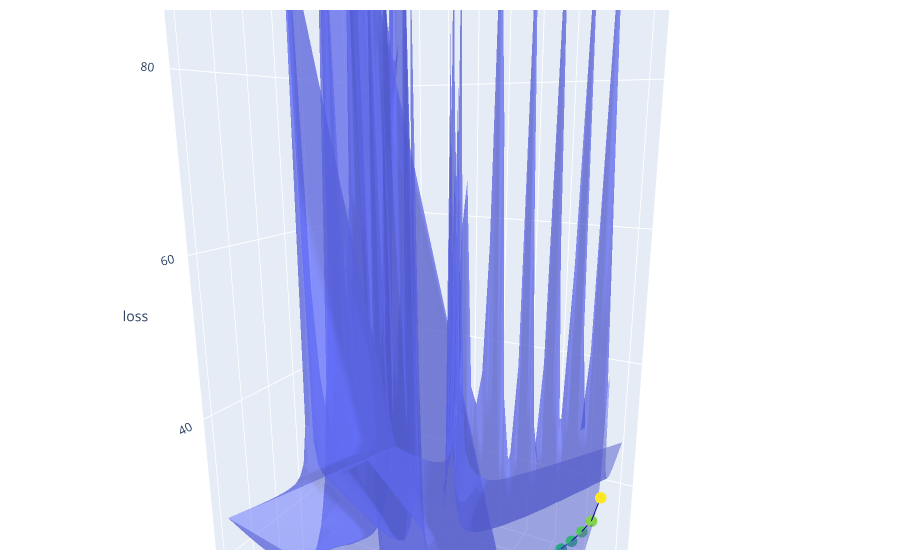

Source (notebook cell):
### Markdown cell above
## Descent curve

### Code cell
sml.weights_descent_pca_space(maxL=100)

### Figure 1 — Plotly figure (JSON) as saved in the notebook; plotly's stock layout.template omitted (floating-point values rounded to 4 significant figures; data arrays with more than 128 entries replaced by an {"elided": "..."} marker saying what was removed)
{"data": [{"opacity": 0.5, "type": "mesh3d", "x": {"elided": "2500 float values"}, "y": {"elided": "2500 float values"}, "z": {"elided": "2500 float values"}}, {"line": {"color": "darkblue", "width": 2}, "marker": {"color": {"elided": "1000 float values"}, "colorscale": [[0, "#440154"], [0.1111, "#482878"], [0.2222, "#3e4989"], [0.3333, "#31688e"], [0.4444, "#26828e"], [0.5556, "#1f9e89"], [0.6667, "#35b779"], [0.7778, "#6ece58"], [0.8889, "#b5de2b"], [1, "#fde725"]], "size": 4}, "type": "scatter3d", "x": {"elided": "1000 float values"}, "y": {"elided": "1000 float values"}, "z": {"elided": "1000 float values"}}], "layout": {"autosize": true, "margin": {"b": 10, "l": 10, "r": 20, "t": 10}, "scene": {"aspectmode": "auto", "aspectratio": {"x": 0.7701, "y": 0.7591, "z": 1.711}, "camera": {"center": {"x": 0, "y": 0, "z": 0}, "eye": {"x": 0.6592, "y": -1.283, "z": 0.3546}, "projection": {"type": "perspective"}, "up": {"x": 0, "y": 0, "z": 1}}, "xaxis": {"title": {"text": "PCA1"}, "type": "linear"}, "yaxis": {"title": {"text": "PCA2"}, "type": "linear"}, "zaxis": {"title": {"text": "loss"}, "type": "linear"}}}}
